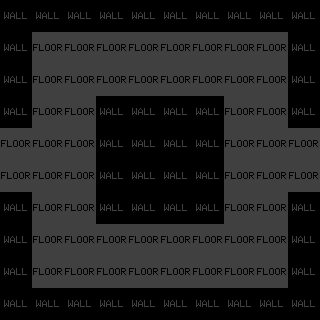

A 2D game scene composited from a Tiled map and its tileset images. What follows is a short description and the map's XML, with each tile layer's data collapsed to a summary:
An orthogonal 10x10 tile map with 32x32 px tiles, 2 tile layers (Background, Collision).

<map version="1.0" orientation="orthogonal" width="10" height="10" tilewidth="32" tileheight="32">
 <tileset firstgid="1" name="placeholder" tilewidth="32" tileheight="32">
  <image source="placeholder.png" width="64" height="32" />
 </tileset>
 <layer name="Background" width="10" height="10">
  <data>[100 cells, 100 non-empty, 1 distinct tile ids]</data>
 </layer>
 <layer name="Collision" width="10" height="10">
  <data>[100 cells, 48 non-empty, 1 distinct tile ids]</data>
 </layer>
</map>